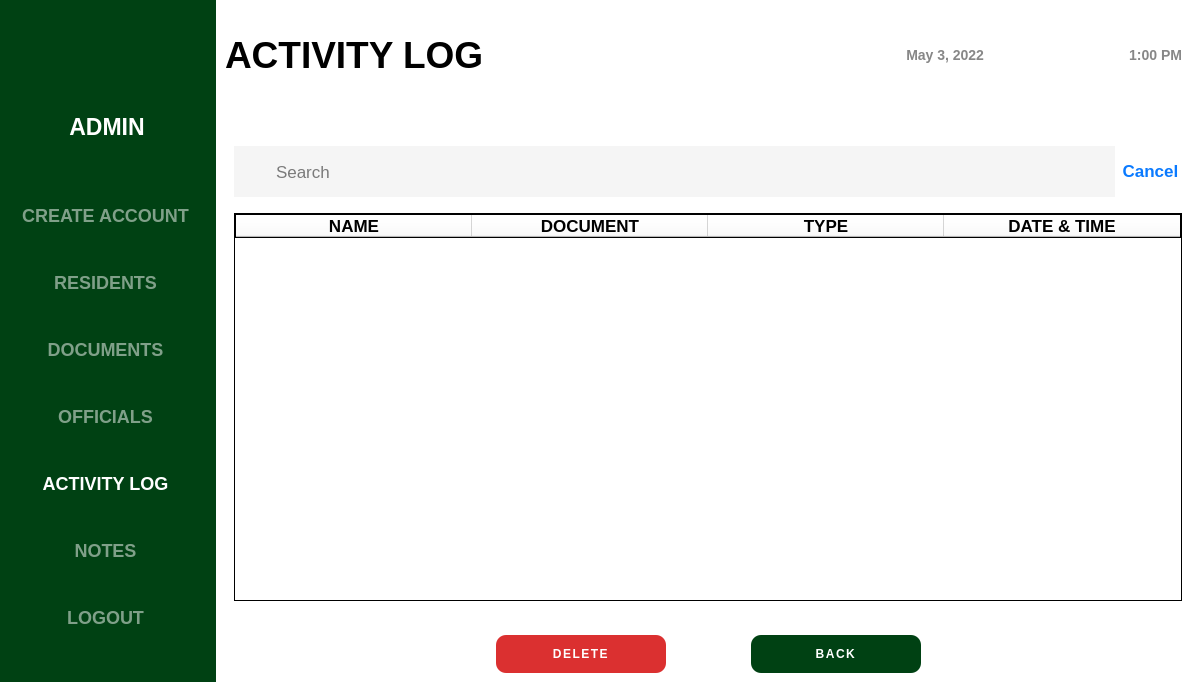
<?xml version="1.0" encoding="UTF-8"?>
<ui version="4.0">
 <class>LogIn</class>
 <widget class="QMainWindow" name="LogIn">
  <property name="geometry">
   <rect>
    <x>0</x>
    <y>0</y>
    <width>1200</width>
    <height>682</height>
   </rect>
  </property>
  <property name="minimumSize">
   <size>
    <width>1200</width>
    <height>650</height>
   </size>
  </property>
  <property name="maximumSize">
   <size>
    <width>16777215</width>
    <height>16777215</height>
   </size>
  </property>
  <property name="windowTitle">
   <string>MainWindow</string>
  </property>
  <property name="styleSheet">
   <string notr="true"/>
  </property>
  <widget class="QWidget" name="centralwidget">
   <property name="minimumSize">
    <size>
     <width>1200</width>
     <height>650</height>
    </size>
   </property>
   <property name="maximumSize">
    <size>
     <width>16777215</width>
     <height>16777215</height>
    </size>
   </property>
   <property name="styleSheet">
    <string notr="true">background-color: rgb(0, 65, 19);</string>
   </property>
   <layout class="QHBoxLayout" name="horizontalLayout">
    <property name="leftMargin">
     <number>0</number>
    </property>
    <property name="topMargin">
     <number>0</number>
    </property>
    <property name="rightMargin">
     <number>0</number>
    </property>
    <property name="bottomMargin">
     <number>0</number>
    </property>
    <item>
     <widget class="QFrame" name="menu_container">
      <property name="minimumSize">
       <size>
        <width>201</width>
        <height>650</height>
       </size>
      </property>
      <property name="maximumSize">
       <size>
        <width>210</width>
        <height>16777215</height>
       </size>
      </property>
      <property name="styleSheet">
       <string notr="true">border: none;</string>
      </property>
      <property name="frameShape">
       <enum>QFrame::StyledPanel</enum>
      </property>
      <property name="frameShadow">
       <enum>QFrame::Raised</enum>
      </property>
      <layout class="QVBoxLayout" name="verticalLayout">
       <item>
        <widget class="QFrame" name="frame_3">
         <property name="minimumSize">
          <size>
           <width>196</width>
           <height>151</height>
          </size>
         </property>
         <property name="maximumSize">
          <size>
           <width>16777215</width>
           <height>151</height>
          </size>
         </property>
         <property name="layoutDirection">
          <enum>Qt::LeftToRight</enum>
         </property>
         <property name="frameShape">
          <enum>QFrame::StyledPanel</enum>
         </property>
         <property name="frameShadow">
          <enum>QFrame::Raised</enum>
         </property>
         <layout class="QVBoxLayout" name="verticalLayout_2">
          <item>
           <widget class="QFrame" name="frame">
            <property name="minimumSize">
             <size>
              <width>0</width>
              <height>80</height>
             </size>
            </property>
            <property name="frameShape">
             <enum>QFrame::StyledPanel</enum>
            </property>
            <property name="frameShadow">
             <enum>QFrame::Raised</enum>
            </property>
            <layout class="QHBoxLayout" name="horizontalLayout_2">
             <item>
              <widget class="QLabel" name="admin_picture">
               <property name="minimumSize">
                <size>
                 <width>60</width>
                 <height>60</height>
                </size>
               </property>
               <property name="maximumSize">
                <size>
                 <width>80</width>
                 <height>80</height>
                </size>
               </property>
               <property name="layoutDirection">
                <enum>Qt::LeftToRight</enum>
               </property>
               <property name="text">
                <string/>
               </property>
               <property name="pixmap">
                <pixmap>../images&amp;icon/user.png</pixmap>
               </property>
               <property name="scaledContents">
                <bool>true</bool>
               </property>
              </widget>
             </item>
            </layout>
           </widget>
          </item>
          <item>
           <widget class="QLabel" name="admin_name">
            <property name="font">
             <font>
              <pointsize>17</pointsize>
              <bold>true</bold>
             </font>
            </property>
            <property name="styleSheet">
             <string notr="true">color: white;</string>
            </property>
            <property name="text">
             <string>&lt;html&gt;&lt;head/&gt;&lt;body&gt;&lt;p align=&quot;center&quot;&gt;ADMIN&lt;/p&gt;&lt;/body&gt;&lt;/html&gt;</string>
            </property>
           </widget>
          </item>
         </layout>
        </widget>
       </item>
       <item>
        <widget class="QFrame" name="frame_4">
         <property name="styleSheet">
          <string notr="true">QPushButton{
color: rgb(128, 160, 137);
font-size: 18px;
font-weight: bold;
text-align: center;
cursor: pointer;
}

QPushButton:hover{
color: white;
}</string>
         </property>
         <property name="frameShape">
          <enum>QFrame::StyledPanel</enum>
         </property>
         <property name="frameShadow">
          <enum>QFrame::Raised</enum>
         </property>
         <layout class="QVBoxLayout" name="verticalLayout_3">
          <item>
           <widget class="QPushButton" name="create_account_button">
            <property name="minimumSize">
             <size>
              <width>175</width>
              <height>41</height>
             </size>
            </property>
            <property name="cursor">
             <cursorShape>PointingHandCursor</cursorShape>
            </property>
            <property name="styleSheet">
             <string notr="true"/>
            </property>
            <property name="text">
             <string>CREATE ACCOUNT</string>
            </property>
           </widget>
          </item>
          <item>
           <widget class="QPushButton" name="residents_button">
            <property name="minimumSize">
             <size>
              <width>175</width>
              <height>41</height>
             </size>
            </property>
            <property name="cursor">
             <cursorShape>PointingHandCursor</cursorShape>
            </property>
            <property name="styleSheet">
             <string notr="true"/>
            </property>
            <property name="text">
             <string>RESIDENTS</string>
            </property>
           </widget>
          </item>
          <item>
           <widget class="QPushButton" name="documents_button">
            <property name="minimumSize">
             <size>
              <width>175</width>
              <height>41</height>
             </size>
            </property>
            <property name="cursor">
             <cursorShape>PointingHandCursor</cursorShape>
            </property>
            <property name="styleSheet">
             <string notr="true"/>
            </property>
            <property name="text">
             <string>DOCUMENTS</string>
            </property>
           </widget>
          </item>
          <item>
           <widget class="QPushButton" name="officials_button">
            <property name="minimumSize">
             <size>
              <width>175</width>
              <height>41</height>
             </size>
            </property>
            <property name="cursor">
             <cursorShape>PointingHandCursor</cursorShape>
            </property>
            <property name="styleSheet">
             <string notr="true"/>
            </property>
            <property name="text">
             <string>OFFICIALS</string>
            </property>
           </widget>
          </item>
          <item>
           <widget class="QPushButton" name="transactions_button">
            <property name="minimumSize">
             <size>
              <width>175</width>
              <height>41</height>
             </size>
            </property>
            <property name="cursor">
             <cursorShape>PointingHandCursor</cursorShape>
            </property>
            <property name="styleSheet">
             <string notr="true">color: white;</string>
            </property>
            <property name="text">
             <string>ACTIVITY LOG</string>
            </property>
           </widget>
          </item>
          <item>
           <widget class="QPushButton" name="notes_button">
            <property name="minimumSize">
             <size>
              <width>175</width>
              <height>41</height>
             </size>
            </property>
            <property name="cursor">
             <cursorShape>PointingHandCursor</cursorShape>
            </property>
            <property name="text">
             <string>NOTES</string>
            </property>
           </widget>
          </item>
          <item>
           <widget class="QPushButton" name="logout_button">
            <property name="minimumSize">
             <size>
              <width>175</width>
              <height>41</height>
             </size>
            </property>
            <property name="cursor">
             <cursorShape>PointingHandCursor</cursorShape>
            </property>
            <property name="text">
             <string>LOGOUT</string>
            </property>
           </widget>
          </item>
         </layout>
        </widget>
       </item>
      </layout>
     </widget>
    </item>
    <item>
     <widget class="QFrame" name="frame_2">
      <property name="minimumSize">
       <size>
        <width>961</width>
        <height>650</height>
       </size>
      </property>
      <property name="maximumSize">
       <size>
        <width>16777215</width>
        <height>16777215</height>
       </size>
      </property>
      <property name="styleSheet">
       <string notr="true">border: 1px solid black;
background-color: rgb(255, 255, 255);
border: none;</string>
      </property>
      <property name="frameShape">
       <enum>QFrame::StyledPanel</enum>
      </property>
      <property name="frameShadow">
       <enum>QFrame::Raised</enum>
      </property>
      <layout class="QVBoxLayout" name="verticalLayout_4">
       <property name="spacing">
        <number>7</number>
       </property>
       <property name="leftMargin">
        <number>0</number>
       </property>
       <property name="topMargin">
        <number>0</number>
       </property>
       <property name="rightMargin">
        <number>0</number>
       </property>
       <property name="bottomMargin">
        <number>0</number>
       </property>
       <item>
        <widget class="QFrame" name="frame_5">
         <property name="minimumSize">
          <size>
           <width>951</width>
           <height>111</height>
          </size>
         </property>
         <property name="maximumSize">
          <size>
           <width>16777215</width>
           <height>16777215</height>
          </size>
         </property>
         <property name="styleSheet">
          <string notr="true">border: none;</string>
         </property>
         <property name="frameShape">
          <enum>QFrame::StyledPanel</enum>
         </property>
         <property name="frameShadow">
          <enum>QFrame::Raised</enum>
         </property>
         <layout class="QHBoxLayout" name="horizontalLayout_3">
          <item>
           <widget class="QLabel" name="label_3">
            <property name="minimumSize">
             <size>
              <width>551</width>
              <height>91</height>
             </size>
            </property>
            <property name="font">
             <font>
              <pointsize>28</pointsize>
              <bold>true</bold>
             </font>
            </property>
            <property name="text">
             <string>&lt;html&gt;&lt;head/&gt;&lt;body&gt;&lt;p&gt;ACTIVITY LOG&lt;/p&gt;&lt;/body&gt;&lt;/html&gt;</string>
            </property>
           </widget>
          </item>
          <item>
           <widget class="QFrame" name="frame_8">
            <property name="styleSheet">
             <string notr="true">QLabel{
color: rgb(135, 135, 135);
font-weight: bold;
font-size: 14px;
}</string>
            </property>
            <property name="frameShape">
             <enum>QFrame::StyledPanel</enum>
            </property>
            <property name="frameShadow">
             <enum>QFrame::Raised</enum>
            </property>
            <layout class="QHBoxLayout" name="horizontalLayout_4">
             <item>
              <widget class="QLabel" name="header_date">
               <property name="text">
                <string>&lt;html&gt;&lt;head/&gt;&lt;body&gt;&lt;p align=&quot;right&quot;&gt;May 3, 2022&lt;/p&gt;&lt;/body&gt;&lt;/html&gt;</string>
               </property>
              </widget>
             </item>
             <item>
              <widget class="QLabel" name="header_time">
               <property name="text">
                <string>&lt;html&gt;&lt;head/&gt;&lt;body&gt;&lt;p align=&quot;right&quot;&gt;1:00 PM&lt;/p&gt;&lt;/body&gt;&lt;/html&gt;</string>
               </property>
              </widget>
             </item>
            </layout>
           </widget>
          </item>
         </layout>
        </widget>
       </item>
       <item>
        <widget class="QFrame" name="frame_6">
         <property name="minimumSize">
          <size>
           <width>936</width>
           <height>411</height>
          </size>
         </property>
         <property name="maximumSize">
          <size>
           <width>16777215</width>
           <height>16777215</height>
          </size>
         </property>
         <property name="styleSheet">
          <string notr="true">QLineEdit{
background-color: rgb(245, 245, 245);
padding-left: 20px;
}
</string>
         </property>
         <property name="frameShape">
          <enum>QFrame::StyledPanel</enum>
         </property>
         <property name="frameShadow">
          <enum>QFrame::Raised</enum>
         </property>
         <layout class="QVBoxLayout" name="verticalLayout_5">
          <item>
           <widget class="QFrame" name="frame_9">
            <property name="minimumSize">
             <size>
              <width>0</width>
              <height>71</height>
             </size>
            </property>
            <property name="maximumSize">
             <size>
              <width>16777215</width>
              <height>71</height>
             </size>
            </property>
            <property name="frameShape">
             <enum>QFrame::StyledPanel</enum>
            </property>
            <property name="frameShadow">
             <enum>QFrame::Raised</enum>
            </property>
            <layout class="QHBoxLayout" name="horizontalLayout_9">
             <item>
              <widget class="QFrame" name="frame_11">
               <property name="minimumSize">
                <size>
                 <width>120</width>
                 <height>71</height>
                </size>
               </property>
               <property name="maximumSize">
                <size>
                 <width>947</width>
                 <height>71</height>
                </size>
               </property>
               <property name="styleSheet">
                <string notr="true"/>
               </property>
               <property name="frameShape">
                <enum>QFrame::StyledPanel</enum>
               </property>
               <property name="frameShadow">
                <enum>QFrame::Raised</enum>
               </property>
               <layout class="QHBoxLayout" name="horizontalLayout_8">
                <property name="leftMargin">
                 <number>0</number>
                </property>
                <property name="rightMargin">
                 <number>0</number>
                </property>
                <item>
                 <widget class="QLineEdit" name="search_document">
                  <property name="minimumSize">
                   <size>
                    <width>881</width>
                    <height>51</height>
                   </size>
                  </property>
                  <property name="font">
                   <font>
                    <pointsize>13</pointsize>
                   </font>
                  </property>
                  <property name="styleSheet">
                   <string notr="true">padding-left: 40px;</string>
                  </property>
                  <property name="placeholderText">
                   <string>Search</string>
                  </property>
                 </widget>
                </item>
                <item>
                 <widget class="QPushButton" name="cancel_button">
                  <property name="minimumSize">
                   <size>
                    <width>61</width>
                    <height>22</height>
                   </size>
                  </property>
                  <property name="maximumSize">
                   <size>
                    <width>61</width>
                    <height>22</height>
                   </size>
                  </property>
                  <property name="font">
                   <font>
                    <pointsize>13</pointsize>
                    <bold>true</bold>
                   </font>
                  </property>
                  <property name="cursor">
                   <cursorShape>PointingHandCursor</cursorShape>
                  </property>
                  <property name="styleSheet">
                   <string notr="true">color: rgb(10, 122, 255);
border: none;</string>
                  </property>
                  <property name="text">
                   <string>Cancel</string>
                  </property>
                 </widget>
                </item>
               </layout>
              </widget>
             </item>
            </layout>
           </widget>
          </item>
          <item>
           <widget class="QFrame" name="frame_10">
            <property name="frameShape">
             <enum>QFrame::StyledPanel</enum>
            </property>
            <property name="frameShadow">
             <enum>QFrame::Raised</enum>
            </property>
            <layout class="QHBoxLayout" name="horizontalLayout_7">
             <item>
              <widget class="QTableWidget" name="document_table">
               <property name="maximumSize">
                <size>
                 <width>16777215</width>
                 <height>16777215</height>
                </size>
               </property>
               <property name="styleSheet">
                <string notr="true">border: 1px solid black;
border-radius: 0;</string>
               </property>
               <attribute name="horizontalHeaderCascadingSectionResizes">
                <bool>false</bool>
               </attribute>
               <attribute name="horizontalHeaderMinimumSectionSize">
                <number>236</number>
               </attribute>
               <attribute name="horizontalHeaderDefaultSectionSize">
                <number>236</number>
               </attribute>
               <attribute name="horizontalHeaderStretchLastSection">
                <bool>true</bool>
               </attribute>
               <column>
                <property name="text">
                 <string>NAME</string>
                </property>
                <property name="font">
                 <font>
                  <pointsize>13</pointsize>
                  <bold>true</bold>
                 </font>
                </property>
                <property name="background">
                 <color>
                  <red>0</red>
                  <green>0</green>
                  <blue>0</blue>
                 </color>
                </property>
               </column>
               <column>
                <property name="text">
                 <string>DOCUMENT</string>
                </property>
                <property name="font">
                 <font>
                  <pointsize>13</pointsize>
                  <bold>true</bold>
                 </font>
                </property>
               </column>
               <column>
                <property name="text">
                 <string>TYPE</string>
                </property>
                <property name="font">
                 <font>
                  <pointsize>13</pointsize>
                  <bold>true</bold>
                 </font>
                </property>
               </column>
               <column>
                <property name="text">
                 <string>DATE &amp; TIME</string>
                </property>
                <property name="font">
                 <font>
                  <pointsize>13</pointsize>
                  <bold>true</bold>
                 </font>
                </property>
               </column>
              </widget>
             </item>
            </layout>
           </widget>
          </item>
         </layout>
        </widget>
       </item>
       <item>
        <widget class="QFrame" name="frame_7">
         <property name="layoutDirection">
          <enum>Qt::RightToLeft</enum>
         </property>
         <property name="styleSheet">
          <string notr="true">border: none;</string>
         </property>
         <property name="frameShape">
          <enum>QFrame::StyledPanel</enum>
         </property>
         <property name="frameShadow">
          <enum>QFrame::Raised</enum>
         </property>
         <layout class="QHBoxLayout" name="horizontalLayout_5">
          <property name="leftMargin">
           <number>200</number>
          </property>
          <property name="rightMargin">
           <number>200</number>
          </property>
          <item>
           <widget class="QPushButton" name="back_button">
            <property name="minimumSize">
             <size>
              <width>170</width>
              <height>38</height>
             </size>
            </property>
            <property name="maximumSize">
             <size>
              <width>170</width>
              <height>38</height>
             </size>
            </property>
            <property name="cursor">
             <cursorShape>PointingHandCursor</cursorShape>
            </property>
            <property name="styleSheet">
             <string notr="true">#back_button{
background-color: rgb(0, 65, 19);
color: white;
font-weight: bold;
letter-spacing: 1.5px;
border-radius: 10px;
}

#back_button:hover{
background-color: white;
border: 4px solid rgb(0, 65, 19);
color: rgb(0, 65, 19);
}</string>
            </property>
            <property name="text">
             <string>BACK</string>
            </property>
           </widget>
          </item>
          <item>
           <widget class="QPushButton" name="delete_button">
            <property name="minimumSize">
             <size>
              <width>170</width>
              <height>38</height>
             </size>
            </property>
            <property name="maximumSize">
             <size>
              <width>170</width>
              <height>38</height>
             </size>
            </property>
            <property name="cursor">
             <cursorShape>PointingHandCursor</cursorShape>
            </property>
            <property name="styleSheet">
             <string notr="true">#delete_button{
background-color: rgb(219, 48, 48);
color: white;
font-weight: bold;
letter-spacing: 1.5px;
border-radius: 10px;
}

#delete_button:hover{
background-color: white;
border: 4px solid rgb(219, 48, 48);
color: rgb(219, 48, 48);
}</string>
            </property>
            <property name="text">
             <string>DELETE</string>
            </property>
           </widget>
          </item>
         </layout>
        </widget>
       </item>
      </layout>
     </widget>
    </item>
   </layout>
  </widget>
 </widget>
 <resources/>
 <connections/>
</ui>
